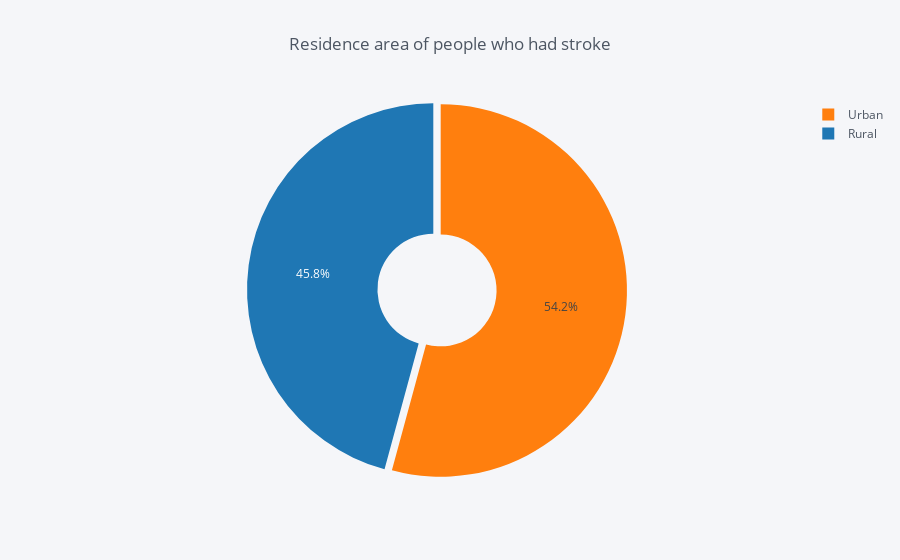

The code cell stored with this chart in its notebook:
### Code cell
# Residence type of people with stroke
Residence = stdf.groupby(stdf['Residence_type'])['stroke'].sum()
data_Residence = pd.DataFrame({'labels': Residence.index,
                   'values': Residence.values
                  })
data_Residence.iplot(kind='pie',labels='labels',values='values', title='Residence area of people who had stroke', colors = colors2, 
            pull=[0.02, 0.02],hole = 0.3)

### Figure 1 — Plotly figure (JSON) as saved in the notebook; plotly's stock layout.template omitted (floating-point values rounded to 4 significant figures)
{"data": [{"hole": 0.3, "labels": ["Rural", "Urban"], "marker": {"colors": ["rgba(31, 119, 180, 1.0)", "rgba(255, 127, 14, 1.0)"]}, "name": "", "pull": [0.02, 0.02], "type": "pie", "values": [114, 135]}], "layout": {"legend": {"bgcolor": "#F5F6F9", "font": {"color": "#4D5663"}}, "paper_bgcolor": "#F5F6F9", "plot_bgcolor": "#F5F6F9", "title": "Residence area of people who had stroke", "titlefont": {"color": "#4D5663"}}}
